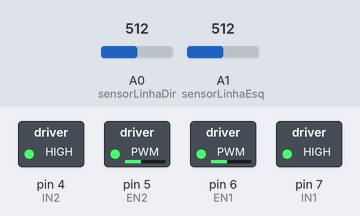
Bench run of a sketch on a simulated Arduino Uno, built with avr-gcc and run on an emulated ATmega328P. Parts: switched loads named in the sketch (green lamp = pin HIGH). The test bench sets the inputs (shaded band); at power-on: A0 (sensorLinhaDir) = 512, A1 (sensorLinhaEsq) = 512.

Above: at 1.2 s.
1.3 s: A0 (sensorLinhaDir) set to 687
2.8 s: A0 (sensorLinhaDir) set to 714
At 3.5 s:
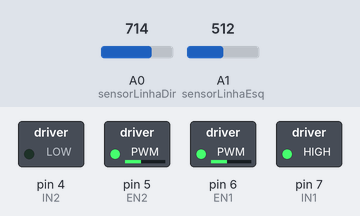
4.3 s: A0 (sensorLinhaDir) set to 511
At 4.7 s:
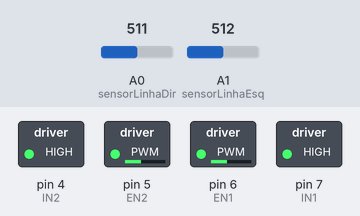
5.8 s: A1 (sensorLinhaEsq) set to 683
7.3 s: A1 (sensorLinhaEsq) set to 714
At 8.2 s:
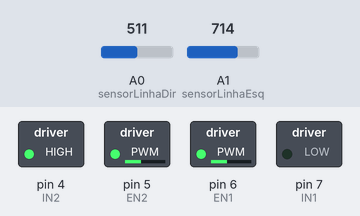
8.8 s: A1 (sensorLinhaEsq) set to 511
At 9.3 s:
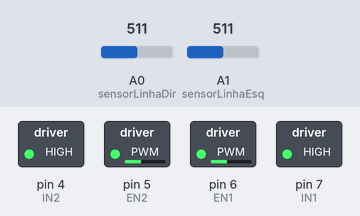
Timing chart, 0 to 11.3 s (numbered marks = the images above; inputs shaded):
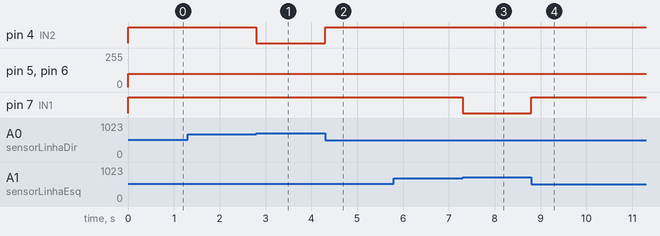

The sketch:

novoRobo.ino
```cpp
int sensorLinhaDir = A0;    // select the pin for the LED
int valorLinhaDir  = 0;  // variable to store the value coming from the sensor
int sensorLinhaEsq = A1;    // select the pin for the LED
int valorLinhaEsq  = 0;  // variable to store the value coming from the sensor

//Valor de corte < 700 branco > preto
int ValorCorte = 700;

//Velocidade do carrinho
const int velocidade = 160;

int EN1 = 6;
int EN2 = 5;  //Roboduino Motor shield uses Pin 9
int IN1 = 7;
int IN2 = 4; //Latest version use pin 4 instead of pin 8


//Funcoes do Motor 1
void Motor1(int pwm, boolean reverse)
{
   analogWrite(EN1,pwm); //set pwm control, 0 for stop, and 255 for maximum speed

   if(reverse)
   {
      digitalWrite(IN1,HIGH);
   }
  else
  {
      digitalWrite(IN1,LOW);
  }
}

void Motor2(int pwm, boolean reverse)
{
  analogWrite(EN2,pwm);
  if(reverse)
  {
     digitalWrite(IN2,HIGH);
  }
  else
  {
    digitalWrite(IN2,LOW);
  }
}


void setup()
{
      int i;
   // for(i=6;i<=9;i++) //For Roboduino Motor Shield
   // pinMode(i, OUTPUT);  //set pin 6,7,8,9 to output mode

    for(i=4;i<=7;i++)  //For Arduino Motor Shield
    pinMode(i, OUTPUT);  //set pin 4,5,6,7 to output mode

    Serial.begin(9600);
}

void loop()
{
  valorLinhaDir = analogRead(sensorLinhaDir);
  valorLinhaEsq = analogRead(sensorLinhaEsq);

  /*     Serial.println("Esq ");
     Serial.println(valorLinhaEsq);
          Serial.println("Dir ");
     Serial.println(valorLinhaDir);
   delay(1000); */

  if ((valorLinhaEsq < ValorCorte) && (valorLinhaDir < ValorCorte))
  {
      Motor1(100,true);  //You can change the speed, such as Motor(50,true)
      Motor2(100,true);
  }

  if((valorLinhaEsq > ValorCorte) && (valorLinhaDir < ValorCorte))
  {
      Motor1(100,false);
      Motor2(100,true);
  }

  if((valorLinhaDir > ValorCorte) && (valorLinhaEsq < ValorCorte))
  {
      Motor1(100,true);
      Motor2(100,false);
  }
}


  /*if((valorLinhaMei > ValorCorte) && (valorLinhaEsq < ValorCorte) && (valorLinhaDir < ValorCorte))
  {
     motorDir.run(FORWARD);
     motorEsq.run(FORWARD);
     Serial.println("Reto");
     Serial.println("");

    motorDir.setSpeed(velocidade);
    motorEsq.setSpeed(velocidade);

  }

  if((valorLinhaEsq > ValorCorte) && (valorLinhaDir < ValorCorte) && (valorLinhaMei < ValorCorte))
  {
     Serial.println("Esquerda");
     Serial.println("");
     motorDir.run(FORWARD);
     motorEsq.run(RELEASE);
         motorDir.setSpeed(velocidade);
    motorEsq.setSpeed(velocidade);

  }

  if((valorLinhaDir > ValorCorte) && (valorLinhaEsq < ValorCorte) && (valorLinhaMei < ValorCorte))
  {
     Serial.println("Direita");
     Serial.println("");
     motorDir.run(RELEASE);
     motorEsq.run(FORWARD);
     motorDir.setSpeed(velocidade);
     motorEsq.setSpeed(velocidade);

  }

  if((valorLinhaMei < ValorCorte) && (valorLinhaDir < ValorCorte) && (valorLinhaDir < ValorCorte))
  {
      motorDir.run(FORWARD);
      motorEsq.run(FORWARD);
      Serial.println("Reto 2");
      Serial.println("");
      motorDir.setSpeed(velocidade);
      motorEsq.setSpeed(velocidade);
  }

  if((valorLinhaEsq > ValorCorte) && (valorLinhaMei > ValorCorte) && (valorLinhaDir < ValorCorte) )
  {
      Serial.println("Esquerda 2");
      Serial.println("");
      motorDir.run(FORWARD);
      motorEsq.run(RELEASE);
      motorDir.setSpeed(velocidade);
      motorEsq.setSpeed(velocidade);
  }

  if((valorLinhaDir > ValorCorte) && (valorLinhaMei > ValorCorte) && (valorLinhaEsq < ValorCorte) )
  {
     Serial.println("Direita 2");
     Serial.println("");
     motorDir.run(RELEASE);
     motorEsq.run(FORWARD);
     motorDir.setSpeed(velocidade);
     motorEsq.setSpeed(velocidade);

  }

  delay(500);
}*/
```

Measured:
- the behaviour switches between 700 and 701 on A0 (sensorLinhaDir) (found by bisection; images 0 and 1)
- the behaviour switches between 700 and 701 on A1 (sensorLinhaEsq) (found by bisection; images 2 and 3)
- after the input at 1.3 s, every drawn part: stays the same
- after the input at 2.8 s, pin 4 (IN2): HIGH → LOW at once
- after the input at 4.3 s, pin 4 (IN2): LOW → HIGH at once
- after the input at 5.8 s, every drawn part: stays the same
- after the input at 7.3 s, pin 7 (IN1): HIGH → LOW at once
- after the input at 8.8 s, pin 7 (IN1): LOW → HIGH at once
